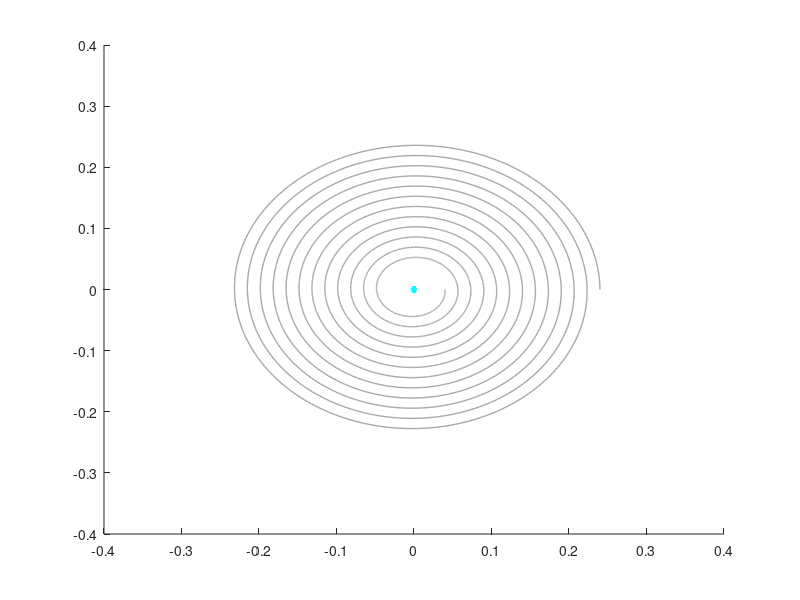

Here is the MATLAB script that generated this plot: (Note: this script raises an error after producing the figure.)
%% Parameters

% Hoop
m_hoop = 0.5; % kg
R_hoop = 0.24; % m
I_hoop = m_hoop*R_hoop^2;

% Person
R_person = 0.03; % m
mu = 0.05; % [/]

% Simulation
t_lim = [0; 3];
dt = 0.001;
t = t_lim(1):dt:t_lim(2);
N = length(t);

% Spiral input (if not sweeping)
% NOTE: Keep upper / lower equal for simple ellipse
a_upper = R_hoop; % m         Initial radius on x-axis
a_lower = R_hoop/6; % m         Final radius on x-axis
b_upper = R_hoop; % m         Initial radius on y-axis
b_lower = R_hoop/6; % m         Final radius on y-axis
dphi = 8*pi; % rad/sec         Spin speed

% Run sweep
sweep = false;
R_sweep = R_hoop/10:R_hoop/80:R_hoop; % m
dphi_sweep = 2*pi:0.125*pi:10*pi; % m/s

if sweep
    phase_diff_res = zeros([length(R_sweep) length(dphi_sweep)]);
    rise_time_res = zeros([length(R_sweep) length(dphi_sweep)]);
else
    phase_diff_res = zeros([1 1]);
    rise_time_res = zeros([1 1]);
end

%% Run simulation
for R_i = 1:size(phase_diff_res, 1)
    for dphi_i = 1:size(phase_diff_res, 2)
        
        if sweep
            % Unpack circular parameters
            a = [R_sweep(R_i) R_sweep(R_i)];
            b = [R_sweep(R_i) R_sweep(R_i)];
            dphi_spiral = dphi_sweep(dphi_i);
        else
            % Generate spiral trajectory of person
            a = [a_upper a_lower]; % Change of x-axis radius from start to end
            b = [b_upper b_lower]; % Change of y-axis radius from start to end
            dphi_spiral = dphi;
        end
        
        % Calculate radius change over axes
        dr_a = (a(2)-a(1)) / t_lim(2);
        radius_a = a(1) + dr_a*t;
        dr_b = (b(2)-b(1)) / t_lim(2);
        radius_b = b(1) + dr_b*t;
        
        % Calculate angle change
        r_spiral = (radius_a.^2 + radius_b.^2).^0.5;
        dth_spiral = dphi_spiral*ones(size(r_spiral));
        th_spiral = zeros([1 N+1]);
        
        p_person = zeros([2 N]);    % [x, y] x N
        v_person = zeros([2 N]);    % [dx, dy] x N
        a_person = zeros([2 N]);    % [ddx, ddy] x N
        ang_person = zeros([1 N]);  % [atan(y,x)] x N
        
        % Iteratively calculate spiral trajectory
        for i = 1:N
            r_a = radius_a(i);
            r_b = radius_b(i);
            th = th_spiral(i);
            dth = dth_spiral(i);
            
            p_person(:,i) = [ r_a*cos(th) ;...
                              r_b*sin(th) ];
            v_person(:,i) = [ dr_a*cos(th) - r_a*sin(th)*dth ;...
                              dr_b*sin(th) + r_b*cos(th)*dth ];
            a_person(:,i) = [ -dr_a*sin(th)*dth - dr_a*sin(th)*dth - r_a*cos(th)*dth^2 ;...
                              dr_b*cos(th)*dth + dr_b*cos(th)*dth - r_b*sin(th)*dth^2 ];
            ang_person(i) = atan2(p_person(2,i), p_person(1,i));
        
            % Update angle for next step
            th_spiral(:, i+1) = th + dt*dth;
        end
        
        % Contact dynamics
        K_c = 850; % N/m
        D_c = 85; % N*s/m
        
        % Init hoop states
        p_hoop = zeros([3 N]);      % [x, y, phi] x N
        v_hoop = zeros([3 N]);      % [dx, dy, dphi] x N
        ang_hoop = zeros([1 N]);    % [atan(y,x)] x N
        
        % Set initial state of hoop
        p_hoop(1:2, 1) = p_person(:,1) + [-R_person + R_hoop; 0]; % Start with 0 phase diff
        % p_hoop(1:2, 1) = p_person(:,1) + [R_person - R_hoop; 0]; % Start with PI phase diff
        p_hoop(3, 1) = pi;
        ang_hoop(1) = 0;
        
        % Forward simulation (from person to hoop)
        F_contact = zeros([2 N]);
        ss_force_threshold = 125; % N
        phase_diff_log = zeros([1 N]);
        
        % Iterate for timesteps
        for i = 1:N-1
        
            % Carry over velocity
            v_hoop(:, i+1) = v_hoop(:,i);
        
            % Check if hoop and person are in contact
            dist_btwn = norm(p_person(:, i) - p_hoop(1:2, i));
            contact = (dist_btwn >= R_hoop - R_person) &&...
                        (dist_btwn <= R_hoop + R_person);
        
            % Apply force and torque to hoop if there's contact
            if contact
                % Planar collision
                v_plus = v_person(:, i+1);
                v_minus_hoop = v_hoop(1:2, i+1);
        
                % Collision force acts normal to the hoop
                normal = (p_person(:, i) - p_hoop(1:2, i)) / norm(p_person(:, i) - p_hoop(1:2, i));
        
                % Spring-damper collision model
                dx = dist_btwn - R_hoop + R_person;
                dv = norm(v_plus - v_minus_hoop);
                F_c = (K_c*dx + D_c*dv)*normal;
        
                % Tau is mu times normal component of F_c
                tau_c = norm(F_c)*R_hoop*mu;
                v_hoop(1:2, i+1) = dt*F_c/m_hoop + v_hoop(1:2, i+1);
                v_hoop(3, i+1) = dt*tau_c/I_hoop + v_hoop(3, i+1);
        
                % Save contact force for viewing
                F_contact(:,i) = F_c;
            end
        
            % Update hoop state
            p_hoop(:, i+1) = p_hoop(:,i) + dt*v_hoop(:,i+1);
            ang_hoop(i+1) = atan2(p_hoop(2,i+1), p_hoop(1,i+1));
        
            % Calculate and add to sum
            phase_diff_i = ang_hoop(i) - ang_person(i);
            phase_diff_i = mod((phase_diff_i + pi), 2*pi) - pi;
            phase_diff_log(i) = phase_diff_i;
        end

        % Determine when steady state is reached
        mavg_Fc = movmean(vecnorm(F_contact, 1),300);
        if sum(mavg_Fc > ss_force_threshold) > 0
            ss_index = find(mavg_Fc > ss_force_threshold,1) + 300;
            rise_time = dt*ss_index;
            phase_diff = mean(phase_diff_log(ss_index:end));
        else
            rise_time = inf;
            phase_diff = inf;
        end

        phase_diff_res(R_i, dphi_i) = phase_diff;
        rise_time_res(R_i, dphi_i) = rise_time;
    end
end

%% Display
if sweep == false
    
    watch_sim = true;
    if watch_sim
        % Plot trajectory
        hold on
        plot(p_person(1,:), p_person(2,:), '-', 'LineWidth', 1, 'Color', [0.65 0.65 0.65])
        
        % Prepare plot handles
        h_hoop = plot([0],[0],'b-','LineWidth',2);
        h_hoop_dot = plot([0],[0],'c.','MarkerSize',15);
        h_contact = plot([0],[0],'m-','LineWidth',2);
        h_person = fill([0],[0],'r-','LineStyle','none');
        
        xlabel('x'); ylabel('y');
        h_title = title('t=0.0s');
        
        axis equal
        axis([-0.65 0.65 -0.65 0.65]);
        
        % Precompute geometries
        th = 0:pi/50:2*pi;
        person_circle_x = R_person*cos(th);
        person_circle_y = R_person*sin(th);
        hoop_circle_x = R_hoop*cos(th);
        hoop_circle_y = R_hoop*sin(th);
        
        % For visualization purposes
        sim_speed = 10;
        
        % Step through and update animation
        for i = 1:N
            % Update time title
            set(h_title,'String',  sprintf('t=%.2f',t(i)) );
            
            % Plot bodies
            set(h_person,'XData', person_circle_x + p_person(1,i));
            set(h_person,'YData', person_circle_y + p_person(2,i));
            
            set(h_hoop,'XData', hoop_circle_x + p_hoop(1,i));
            set(h_hoop,'YData', hoop_circle_y + p_hoop(2,i));
        
            set(h_hoop_dot,'XData', [p_hoop(1,i) + R_hoop*cos(p_hoop(3,i))]);
            set(h_hoop_dot,'YData', [p_hoop(2,i) + R_hoop*sin(p_hoop(3,i))]);
        
            % Plot contact force
            normal = F_contact(:,i)/norm(F_contact(:,i));
            contact_vec_x = [0 0.15*normal(1)];
            contact_vec_y = [0 0.15*normal(2)];
            contact_point = p_hoop(1:2, i) + R_hoop*normal;
            set(h_contact,'XData', contact_vec_x + contact_point(1));
            set(h_contact,'YData', contact_vec_y + contact_point(2));
        
            % Pause sim between frames
            pause(dt/sim_speed)
        end
    
        hold off;
    end

    % Plot position
    figure;
    hold on;
    xlabel('Time (s)');
    ylabel('Position (m)');
    plot(dt*(1:N), p_person(1,:), 'r-');
    plot(dt*(1:N), p_person(2,:), 'm-');
    plot(dt*(1:N), p_hoop(1,:), 'b-');
    plot(dt*(1:N), p_hoop(2,:), 'c-');
    legend('Person X', 'Person Y', 'Hoop X', 'Hoop Y');
    hold off;

    % Plot velocity
    figure;
    hold on;
    xlabel('Time (s)');
    ylabel('Velocity (m/s)');
    plot(dt*(1:N), v_person(1,:), 'r-');
    plot(dt*(1:N), v_person(2,:), 'm-');
    plot(dt*(1:N), v_hoop(1,:), 'b-');
    plot(dt*(1:N), v_hoop(2,:), 'c-');
    legend('Person X', 'Person Y', 'Hoop X', 'Hoop Y');
    hold off;

    % Plot angles
    figure;
    hold on;
    xlabel('Time (s)');
    ylabel('Ang (rad)');
    plot(dt*(1:N), ang_person(1,:), 'r-');
    plot(dt*(1:N), ang_hoop(1,:), 'b-');
    legend('Person', 'Hoop');
    hold off;

    % Plot contact force
    figure;
    hold on;
    xlabel('Time (s)');
    ylabel('Force (N)');
    plot(dt*(1:N), F_contact(1,:), 'r-');
    plot(dt*(1:N), F_contact(2,:), 'b-');
    legend('X', 'Y');
    hold off;

else
    load('colormaps/rainbow.mat');
    load('colormaps/greenred.mat');

    % Plot sweep graphs
    figure, imagesc(R_sweep/R_hoop, dphi_sweep, rise_time_res');
    set(gca,'YDir','normal');
    colormap(greenred);
    colorbar;
    xlabel('Trajectory radius relative to hoop radius [/]');
    ylabel('Spin speed [rad/s]');
    title('Rise time of hoop [s]');

    figure, imagesc(R_sweep/R_hoop, dphi_sweep, phase_diff_res');
    set(gca,'YDir','normal');
    colormap(greenred);
    colorbar;
    xlabel('Trajectory radius relative to hoop radius [/]');
    ylabel('Spin speed [rad/s]');
    title('Phase difference between hoop and person [rad]');
end
